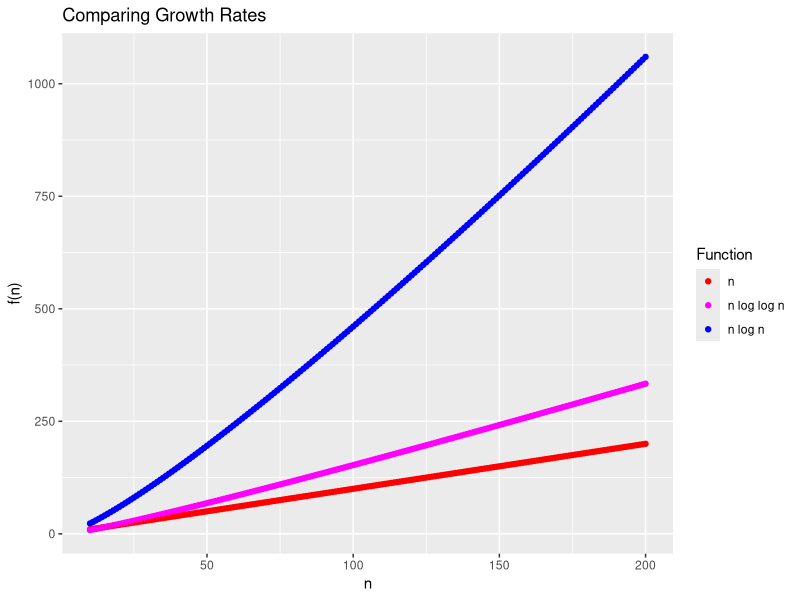

Write the R code that produced this figure.
## ---- chunk 1
library(ggplot2)
library(dplyr)
library(tidyr)
x <- seq(10, 200)
y1 <- x
y2 <- x * log(x)
y3 <- x * log(log(x))
df <- data.frame(x = x, y1 = y1, y2 = y2, y3 = y3) |>
  tidyr::pivot_longer(cols = c(y1, y2, y3), names_to = "func", values_to = "y") |>
  dplyr::mutate(func = dplyr::recode(func,
    y1 = "n",
    y2 = "n log n",
    y3 = "n log log n"
  ))

ggplot(df, aes(x = x, y = y, color = func)) +
  geom_point() +
  scale_color_manual(values = c("n" = "red", "n log n" = "blue", "n log log n" = "magenta")) +
  labs(
    title = "Comparing Growth Rates",
    x = "n",
    y = "f(n)",
    color = "Function"
  )
  
